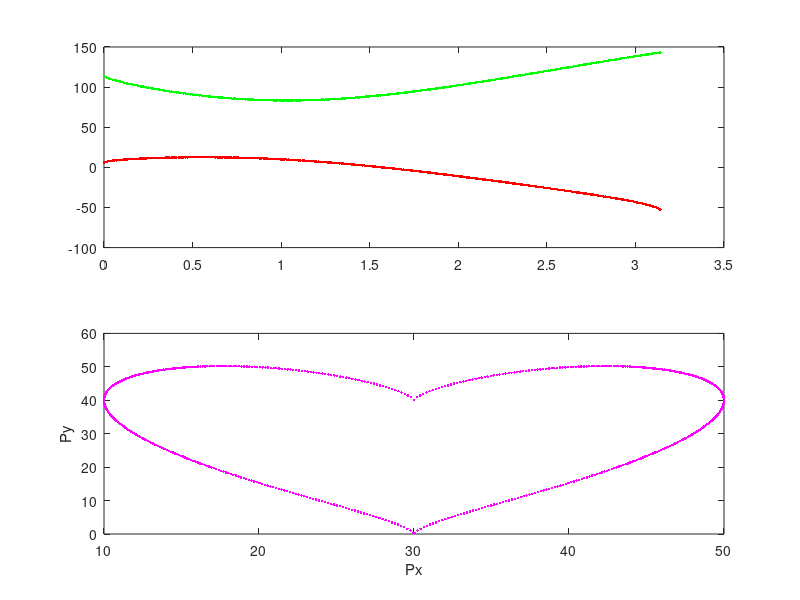

MATLAB code for this plot: (Note: this script raises an error after producing the figure.)

l1 = 50; l2 = 40;
for t = 0:0.01:10
    X = sin(t)*20 + 30;
    Y = (cos(t) + sin(t)^(2/3))*20+20 ;
    
    c2 = (X^2 + Y^2 -l1^2 - l2^2)/(2*l1*l2);
    s2 = sqrt(abs(1 - c2^2));
    
    t2 = atan2(s2,c2);
    
    c1 = (X*(l1 + l2*c2) + Y*l2*s2)/((l1+l2*c2)^2+(l2*s2)^2);
    s1 = (Y*(l1 + l2*c2) - X*l2*s2)/((l1+l2*c2)^2+(l2*s2)^2);
    
    t1 = atan2(s1,c1);
    
    Px = l1*cos(t1) + l2*cos(t1 + t2);
    Py = l1*sin(t1) + l2*sin(t1 + t2);
    
    subplot(2,1,1);
    plot(t,t1*180/pi,'r.',t,t2*180/pi,'g.');
    
    hold on
    subplot(2,1,2);
    plot(Px,Py,'m.');plot(-Px+60,Py,'m.');xlabel('Px');ylabel('Py');    
    hold on
end
    
    
    